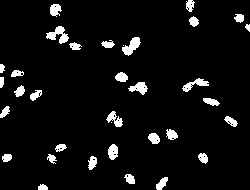
//> input picture images/cosmobio2-unsharp_mask_binary.jpg, 250 x 190 px
$ ./count   (built with g++ and OpenCV 4)
//> lines starting //> are read from the running program, lines starting //| are printed output that depends on the picture; after the words box and inside, x2 and y2 are one past the last pixel; in counts of white or black regions, pixels touching at a corner belong together
///////////////
// count.cpp //
///////////////

// Count cell on your binary image

#include <opencv2/opencv.hpp>
#include <opencv2/imgproc.hpp>
#include <opencv2/highgui.hpp>
#include <iostream>
#include <vector>

using namespace cv;
using namespace std;

int main()
{
	Mat img = imread("./images/cosmobio2-unsharp_mask_binary.jpg", IMREAD_UNCHANGED);
//> img is the input picture: 190 rows x 250 cols, CV_8UC1; min 0, max 255, mean 15.1

	//Mat element = Mat::ones(1, 1, CV_8UC1);
	//erode(img, img, element, Point(-1, -1), 4);

	vector<vector<Point> > contours;
	findContours(img, contours, RETR_EXTERNAL, CHAIN_APPROX_NONE);
//> contours = 143 contours, 119 with area under 20; largest, box (x1, y1, x2, y2) and area: (42, 18, 88, 51) 406, (112, 72, 152, 96) 324, (8, 82, 48, 104) 250, (144, 128, 184, 144) 246, (116, 32, 144, 56) 226
	for(int i=0; i<contours.size(); i++)
	{
		int count=contours.at(i).size();
		double x=0; double y=0;
		for(int j=0;j<count;j++)
		{
			x+=contours.at(i).at(j).x;
			y+=contours.at(i).at(j).y;
		}
		x /= count;
		y /= count;
		circle(img, Point(x, y), 5, Scalar(0, 0, 255), 2, 4);
	}
//> this loop made 143 passes
//> (count, x, y) on passes 1 to 12: (2, 153.5, 189), (1, 152, 187), (50, 38.98, 186.7), (2, 32.5, 184), (1, 167, 183), (86, 159.7, 183), (1, 160, 176), (1, 157, 176), (6, 153.5, 177.3), (89, 126.4, 175.4), (1, 203, 167), (2, 0.5, 167)
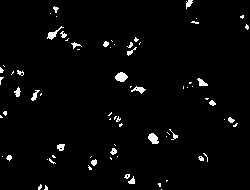
//> img: 190 rows x 250 cols, CV_8UC1; 6% of pixels changed, all inside (x1, y1, x2, y2) = (0, 0, 250, 190)

	cout << contours.size() << " cells" << endl;
//| 143 cells

	imshow("IMAGE", img);
	imwrite("./images/cosmobio2-unsharp_mask_binary_count.jpg", img);

	waitKey();
	return 0;
}

$ run again, with images/cosmobio3-unsharp_mask_binary.jpg copied over images/cosmobio2-unsharp_mask_binary.jpg
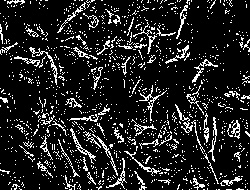
//> input picture images/cosmobio3-unsharp_mask_binary.jpg, 250 x 190 px
//> img is the input picture: 190 rows x 250 cols, CV_8UC1; min 0, max 255, mean 34.5
//> contours = 146 contours, 138 with area under 20; largest, box (x1, y1, x2, y2) and area: (0, 0, 250, 190) 32778, (219, 16, 250, 56) 435, (203, 0, 248, 24) 214, (0, 160, 40, 190) 207, (0, 88, 16, 118) 154, (35, 0, 48, 11) 48, (234, 71, 250, 86) 48, (229, 164, 240, 175) 20
//> the loop `for(int i=0; i<contours.size(); i++)` made 146 passes
//> (count, x, y) on passes 1 to 8: (2, 212.5, 189), (1, 173, 189), (1, 160, 189), (1, 136, 189), (1, 59, 189), (1, 25, 189), (4, 150.2, 188), (1, 243, 186)
//> after the loop `for(int i=0; i<contours.size(); i++)`:
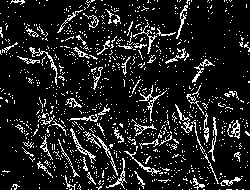
//> img: 190 rows x 250 cols, CV_8UC1; 5.43% of pixels changed, all inside (x1, y1, x2, y2) = (0, 0, 250, 190)
//| 146 cells
